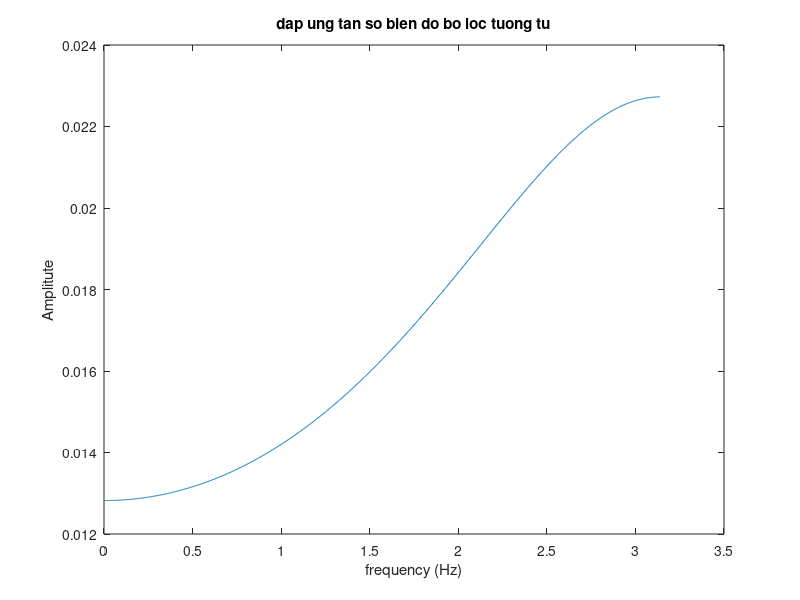
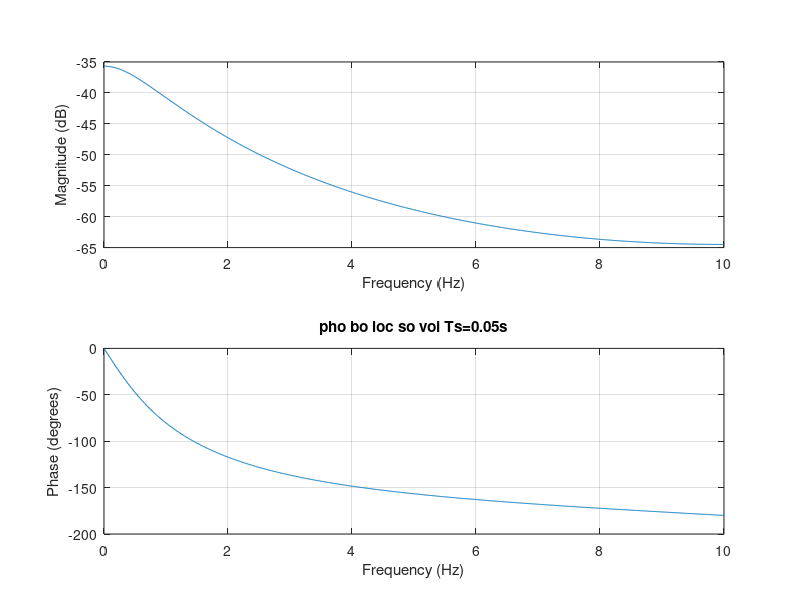
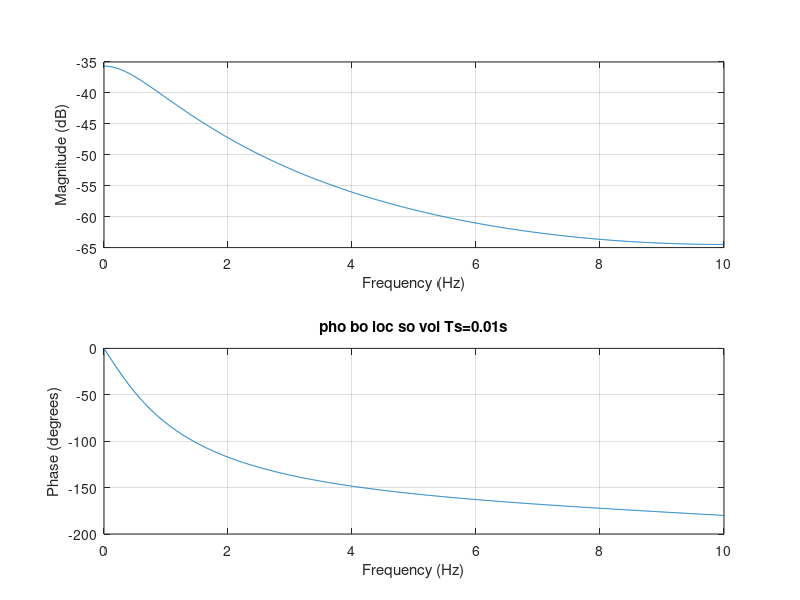

The MATLAB script that drew these images, in order:
% bt1 chuong 8
% thiet ke bo loc so dung phuong phap 
% dap ung bat bien trong mien thoi gian
% tu 1 bo loc tuong tu co ham truyen
%              1
% G(s)=---------------
%       (s+5)(s+12)
% ve dap ung tan so cua bo loc tuong tu
% cho T= 0.05s, ve dap ung bo loc so
% Cho T=0.01 s
% Ve dap ung tan so bien do cua bo loc so nay

clc, close all, clear all
b = [ 1]
a = [ 1 17 60]
L = 1024

%bo loc tuong tu
figure(1)
[H W] = freqz(b,a,L)
plot(W, abs(H))
title('dap ung tan so bien do bo loc tuong tu')
xlabel('frequency (Hz)')
ylabel('Amplitute')

% Bo loc so Ts = 0.05s
figure(2)
fs = 1/0.05
[bz,az] = impinvar(b,a,fs)
freqz(bz,az,L,fs)
title('pho bo loc so voi Ts=0.05s')

% Bo loc so Ts = 0.01s
figure(3)
fs1 = 1/0.01
[bz,az] = impinvar(b,a,fs)
freqz(bz,az,L,fs)
title('pho bo loc so voi Ts=0.01s')
